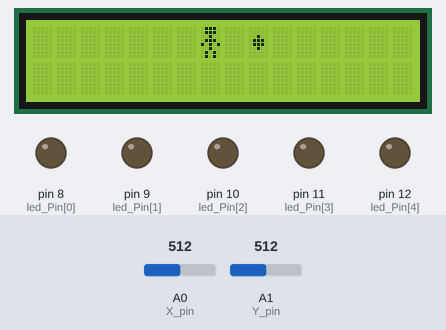
This sketch was run on a simulated Arduino Uno, built with avr-gcc and run on an emulated ATmega328P. Parts: 16×2 character LCD, output pins drawn as LEDs (lit = HIGH). Inputs (shaded band) come from the test bench; at power-on: A0 (X_pin) = 512, A1 (Y_pin) = 512. Random numbers use the default seed unless the sketch sets one; what the sketch prints to the serial monitor is not drawn.

Above: at 1.2 s.
1.3 s: A0 (X_pin) set to 494
At 3.5 s:
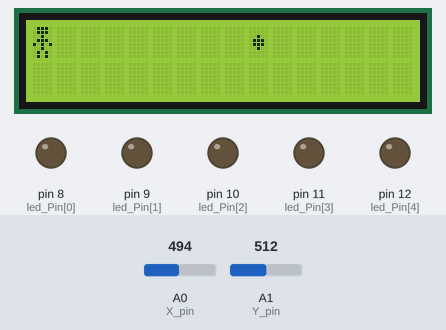
3.7 s: A0 (X_pin) set to 511
At 4.0 s:
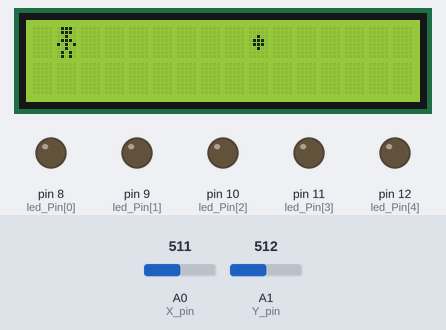
6.0 s: A0 (X_pin) set to 490
At 6.22 s:
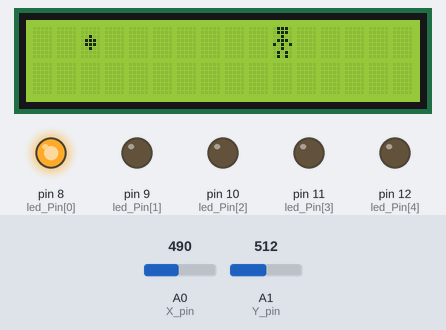
8.2 s: A1 (Y_pin) set to 989
11.2 s: A1 (Y_pin) set to 1017
At 12.3 s:
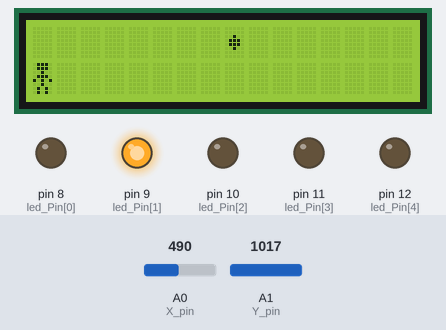
13.0 s: A0 (X_pin) set to 520
At 13.29 s:
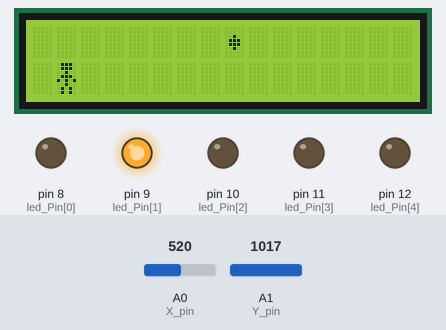
Timing chart, 0 to 16.0 s (numbered marks = the images above; inputs shaded):
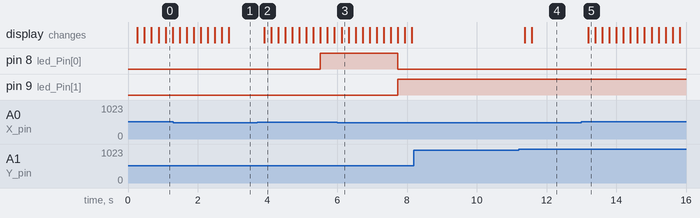

Measured:
- the behaviour switches between 511 and 510 on A0 (X_pin) (found by bisection; images 0 and 1)
- the behaviour switches between 1000 and 1001 on A1 (Y_pin) (found by bisection; images 3 and 4)
- after the input at 3.7 s, pin 8 (led_Pin[0]): LOW → HIGH after 1.8 s; the display: changes after 0.20 s (image 2)
- after the input at 6.0 s, pin 8 (led_Pin[0]): HIGH → LOW after 1.7 s; pin 9 (led_Pin[1]): LOW → HIGH after 1.7 s
- after the input at 8.2 s, every drawn part: stays the same
- after the input at 11.2 s, the display: first changes after 0.17 s (image 4 shows a later state)
- after the input at 13.0 s, the display: changes after 0.19 s (image 5)

The sketch:

Small_LCD_Game.ino
```cpp
#include <LiquidCrystal.h>
#include <LedControl.h>

// Setup for the lcd screen as well as an array for all of the leds that are in use for score
LiquidCrystal lcd(2, 3, 4, 5, 6, 7);

int led_Pin[] = {8, 9, 10, 11, 12, 13};

// all the variables that I used for the program
const int numCols = 16;
const int X_pin = A0;
const int Y_pin = A1;
int player_x = 1;
int player_y = 0;
int coin_count = 0;
int coin_pos_x = random(0, 16);
int coin_pos_y = random(0, 2);
int score = 0;

bool coin_placed = false;

// on screen graphics for the coin and the player aswell as a clear graphic
byte player[] = {B01110, B01110, B00100, B01110, B10101, B00100, B01010, B01010};
byte clear_d[] = { B00000, B00000, B00000, B00000, B00000, B00000, B00000, B00000 };
byte coin[] = { B00000, B00000, B00100, B01110, B01110, B00100, B00000, B00000 };

void setup() {
  Serial.begin(9600);

  // loads the graphics into memory
  lcd.createChar(0, player);
  lcd.createChar(1, clear_d);
  lcd.createChar(2, coin);

  // starts up the screen and creates the character at 1,0
  lcd.begin(16, 2);
  lcd.setCursor(player_x, player_y);
  lcd.write(byte(0));

  // defines all the led pis as outputs
    for (int i =0;i<5;i++)
  {
    pinMode(led_Pin[i], OUTPUT);
  }
}

void loop() {
  lcd.setCursor(player_x, player_y);

  // Movement along the x-axis
  if(analogRead(X_pin) > 510){
    player_x = player_x + 1;
    if (player_x > 15){
      player_x = 15;
    }
    lcd.setCursor(player_x, player_y);
    lcd.write(byte(0));
    lcd.leftToRight();
    lcd.setCursor(player_x-1, player_y);
    lcd.write(byte(1));

  }
  else if(analogRead(X_pin) < 500){
    player_x = player_x - 1;
    if (player_x < 0){
      player_x = 0;
    }
    lcd.setCursor(player_x, player_y);
    lcd.write(byte(0));
    lcd.leftToRight();
    lcd.setCursor(player_x+1, player_y);
    lcd.write(byte(1));
  }

  // movement across the y-axis
  if (analogRead(Y_pin) > 1000){
    player_y--;
    if (player_y < -1){
      player_y++;
    }
    lcd.setCursor(player_x, player_y);
    lcd.write(byte(0));
    lcd.leftToRight();
    lcd.setCursor(player_x, player_y+1);
    lcd.write(byte(1));
  }
  else if(analogRead(Y_pin) < 250){
    player_y++;
    if (player_y >= 1){
      player_y--;
    }
    lcd.setCursor(player_x, player_y);
    lcd.write(byte(0));
    lcd.leftToRight();
    lcd.setCursor(player_x, player_y-1);
    lcd.write(byte(1));
  }


  if (coin_count == 0 && coin_placed == false){
    create_coin();
  }
  else if (coin_count == 1 && coin_placed == true){
    coin_pickup(coin_pos_x, coin_pos_y, player_x, player_y);
    }


  // all of the debug prints to the serial monitor
  Serial.print("player x&y: ");
  Serial.print(player_x);
  Serial.print(",");
  Serial.print(player_y);
  Serial.print(" | Score:");
  Serial.print(score);
  Serial.print(" | ");
  Serial.print("Coin X: ");
  Serial.print(coin_pos_x);
  Serial.print("| Coin Y: ");
  Serial.print(coin_pos_y);
  Serial.print(" | ");
  Serial.println(coin_count);
  delay(200);

}

void create_coin()
{
  // Takes a random position on the LCD and creates and places a singular coin
  coin_pos_x = random(0, 16);
  coin_pos_y = random(0, 2);

  lcd.setCursor(coin_pos_x, coin_pos_y);
  lcd.write(byte(2));
  coin_count++;
  coin_placed = true;
  return coin_count;
}

void coin_pickup(int coin_pos_x, int coin_pos_y, int player_x, int player_y)
{
  // I kinda messed up the code before writing this function, and had to come up with some dumb logic to flip the sign of the y-axis for the player
  int bnew = 0;
  if (player_y == -1){
    bnew = 1;
  }
  else if (player_y == 0){
    bnew = 0;
  }

  // Checks if the x and y of the player matches with the x and y of the coin
  // if they match it will add one to the score, decrease the coin count then run the update score function
  // aswell as create another coin
  if(coin_pos_x == player_x && coin_pos_y == bnew)
  {
    score++;
    coin_count--;
    coin_placed = false;
    score_update(score);
    create_coin();
  }

}

void score_update(int score)
{
  // I did steal this code from the internet, but the basic idea is
  // creating an array for all of the leds on the board and converting the score to a binary number
  // after that you iterate through the list and comparing the position in the binary number to the correct LED and then
  // decide whether it needs to be on or off
  for (int i =0;i<6;i++)
  {
    if (bitRead(score, i)==1)
    {
      digitalWrite(led_Pin[i], HIGH);
    }
    else
    {
      digitalWrite(led_Pin[i], LOW);
    }
  }
}
```
